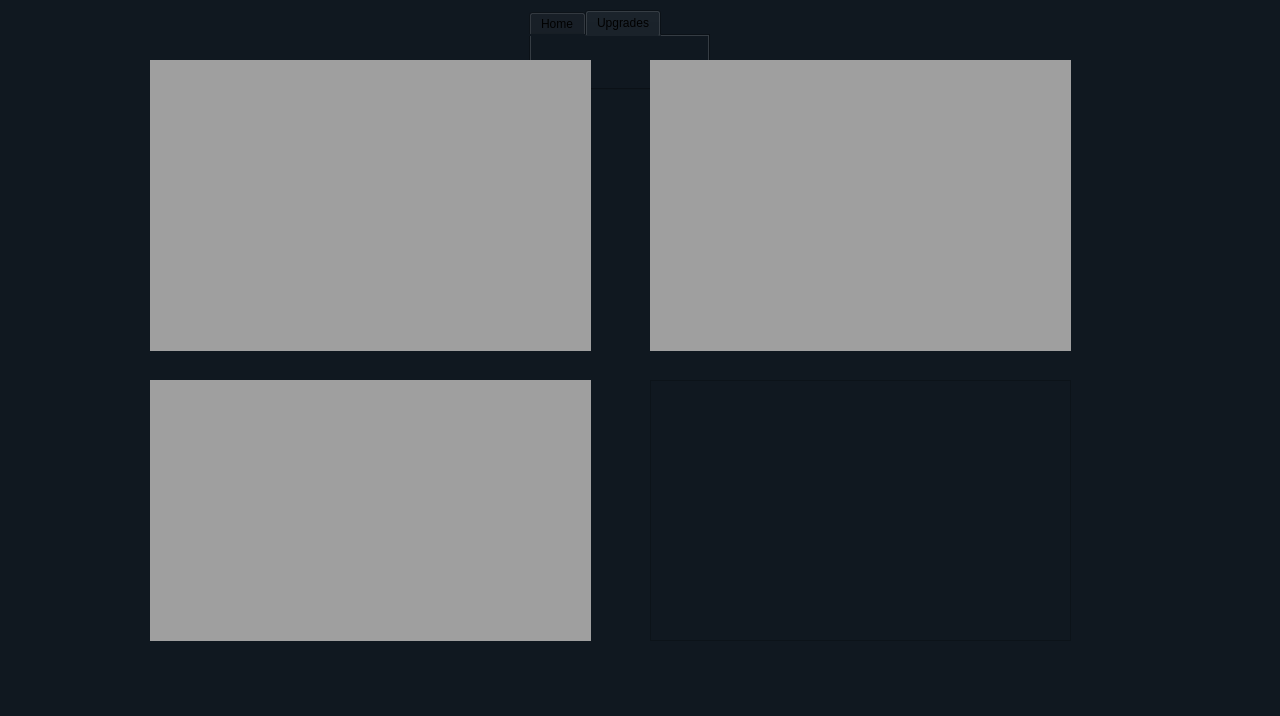
<?xml version="1.0" encoding="UTF-8"?>
<ui version="4.0">
 <class>MainWindow</class>
 <widget class="QMainWindow" name="MainWindow">
  <property name="geometry">
   <rect>
    <x>0</x>
    <y>0</y>
    <width>1280</width>
    <height>716</height>
   </rect>
  </property>
  <property name="windowTitle">
   <string>MainWindow</string>
  </property>
  <property name="styleSheet">
   <string notr="true">background-color: rgb(16, 24, 32)</string>
  </property>
  <widget class="QWidget" name="centralwidget">
   <widget class="QTabWidget" name="tabWidget">
    <property name="geometry">
     <rect>
      <x>529</x>
      <y>10</y>
      <width>181</width>
      <height>80</height>
     </rect>
    </property>
    <property name="layoutDirection">
     <enum>Qt::LeftToRight</enum>
    </property>
    <property name="styleSheet">
     <string notr="true"/>
    </property>
    <property name="tabPosition">
     <enum>QTabWidget::North</enum>
    </property>
    <property name="tabShape">
     <enum>QTabWidget::Rounded</enum>
    </property>
    <property name="currentIndex">
     <number>1</number>
    </property>
    <property name="usesScrollButtons">
     <bool>false</bool>
    </property>
    <property name="documentMode">
     <bool>false</bool>
    </property>
    <property name="tabsClosable">
     <bool>false</bool>
    </property>
    <property name="movable">
     <bool>false</bool>
    </property>
    <property name="tabBarAutoHide">
     <bool>false</bool>
    </property>
    <widget class="QWidget" name="tab">
     <attribute name="title">
      <string>Home</string>
     </attribute>
    </widget>
    <widget class="QWidget" name="tab_2">
     <attribute name="title">
      <string>Upgrades</string>
     </attribute>
    </widget>
   </widget>
   <widget class="QMdiArea" name="mdiArea">
    <property name="geometry">
     <rect>
      <x>150</x>
      <y>60</y>
      <width>441</width>
      <height>291</height>
     </rect>
    </property>
    <property name="styleSheet">
     <string notr="true"/>
    </property>
   </widget>
   <widget class="QMdiArea" name="mdiArea_2">
    <property name="geometry">
     <rect>
      <x>650</x>
      <y>60</y>
      <width>421</width>
      <height>291</height>
     </rect>
    </property>
    <property name="styleSheet">
     <string notr="true"/>
    </property>
   </widget>
   <widget class="QMdiArea" name="mdiArea_3">
    <property name="geometry">
     <rect>
      <x>150</x>
      <y>380</y>
      <width>441</width>
      <height>261</height>
     </rect>
    </property>
    <property name="styleSheet">
     <string notr="true"/>
    </property>
   </widget>
   <widget class="QTextBrowser" name="textBrowser">
    <property name="geometry">
     <rect>
      <x>650</x>
      <y>380</y>
      <width>421</width>
      <height>261</height>
     </rect>
    </property>
    <property name="styleSheet">
     <string notr="true"/>
    </property>
   </widget>
  </widget>
  <widget class="QMenuBar" name="menubar">
   <property name="geometry">
    <rect>
     <x>0</x>
     <y>0</y>
     <width>1280</width>
     <height>22</height>
    </rect>
   </property>
  </widget>
  <widget class="QStatusBar" name="statusbar"/>
 </widget>
 <resources/>
 <connections/>
</ui>
